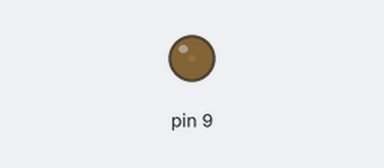
The sketch below on a simulated Arduino Uno, built with avr-gcc and run on an emulated ATmega328P. Shown: output pins drawn as LEDs (lit = HIGH).

Above: at 0.05 s.
At 0.95 s:
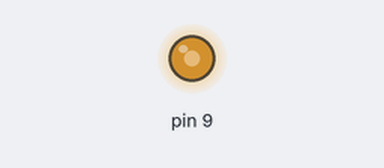
At 1.4 s:
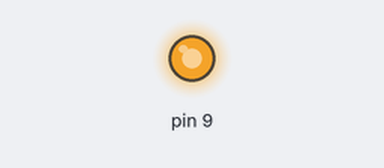
At 2.75 s:
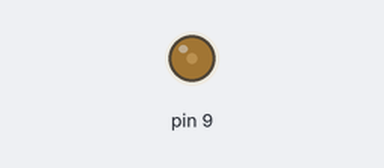
Timing chart, 0 to 7.0 s (numbered marks = the images above):
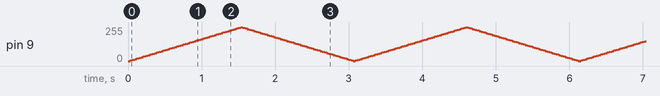

The sketch:

fade.ino
```cpp
int brightness = 0;    // how bright the LED is
int fadeAmount = 5;    // how many points to fade the LED by

void setup()  {
  // declare pin 9 to be an output:
  pinMode(9, OUTPUT);
}

void loop()  {
  // set the brightness of pin 9:
  analogWrite(9, brightness);

  // change the brightness for next time through the loop:
  brightness = brightness + fadeAmount;

  // reverse the direction of the fading at the ends of the fade:
  if (brightness == 0 || brightness == 255) {
    fadeAmount = -fadeAmount ;
  }
  // wait for 30 milliseconds to see the dimming effect
  delay(30);
}
```
